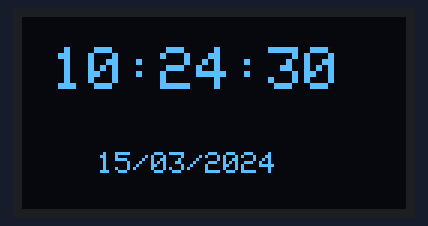
This sketch was run on a simulated ESP32. Shown: 128×64 one-colour display. The local clock reads 2024-03-15 10:24:30 at power-on unless the sketch sets it.

Above: at 0.1 s.
At 4.2 s:
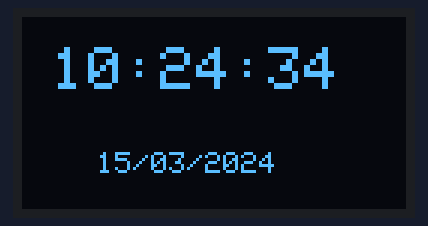
At 9.3 s:
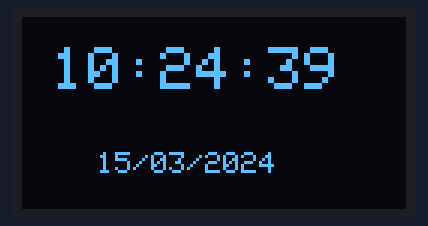
At 18.6 s:
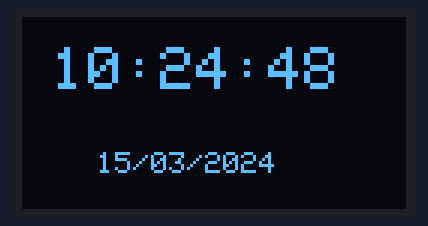
At 27.8 s:
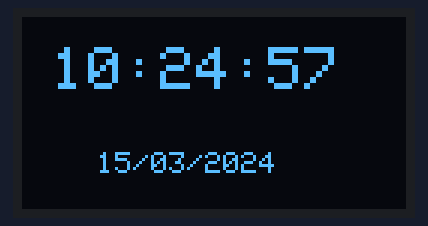
At 38.1 s:
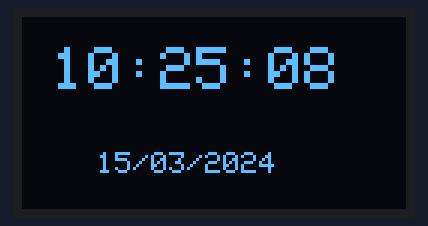

Measured:
- what the display in image 1 shows lasts 1.0 s, from 4.2 s to 5.2 s

The sketch:

ESP32_RTC_DS1302_OLED_Display.ino
```cpp
#include <Wire.h>
#include <Adafruit_GFX.h>
#include <Adafruit_SSD1306.h>
#include <ThreeWire.h>
#include <RtcDS1302.h>

// OLED
#define SCREEN_WIDTH 128
#define SCREEN_HEIGHT 64
Adafruit_SSD1306 display(SCREEN_WIDTH, SCREEN_HEIGHT, &Wire, -1);

// RTC Pins
#define CLK_PIN 18
#define DAT_PIN 19
#define RST_PIN 5

ThreeWire myWire(DAT_PIN, CLK_PIN, RST_PIN);
RtcDS1302<ThreeWire> rtc(myWire);

void setup() {
  Serial.begin(115200);

  Wire.begin(21, 22);
  display.begin(SSD1306_SWITCHCAPVCC, 0x3C);
  display.clearDisplay();

  rtc.Begin();

  rtc.SetIsWriteProtected(false);

  // 🔥 SMART CHECK
  if (!rtc.IsDateTimeValid()) {
    Serial.println("RTC lost time, setting again...");
    rtc.SetDateTime(RtcDateTime(__DATE__, __TIME__));
  }

  if (!rtc.GetIsRunning()) {
    Serial.println("RTC was stopped, starting...");
    rtc.SetIsRunning(true);
  }
}

void loop() {
  RtcDateTime now = rtc.GetDateTime();

  display.clearDisplay();

  display.setTextSize(2);
  display.setTextColor(WHITE);
  display.setCursor(10, 10);
  display.printf("%02u:%02u:%02u",
                 now.Hour(),
                 now.Minute(),
                 now.Second());

  display.setTextSize(1);
  display.setCursor(25, 45);
  display.printf("%02u/%02u/%04u",
                 now.Day(),
                 now.Month(),
                 now.Year());

  display.display();

  delay(1000);
}
```
